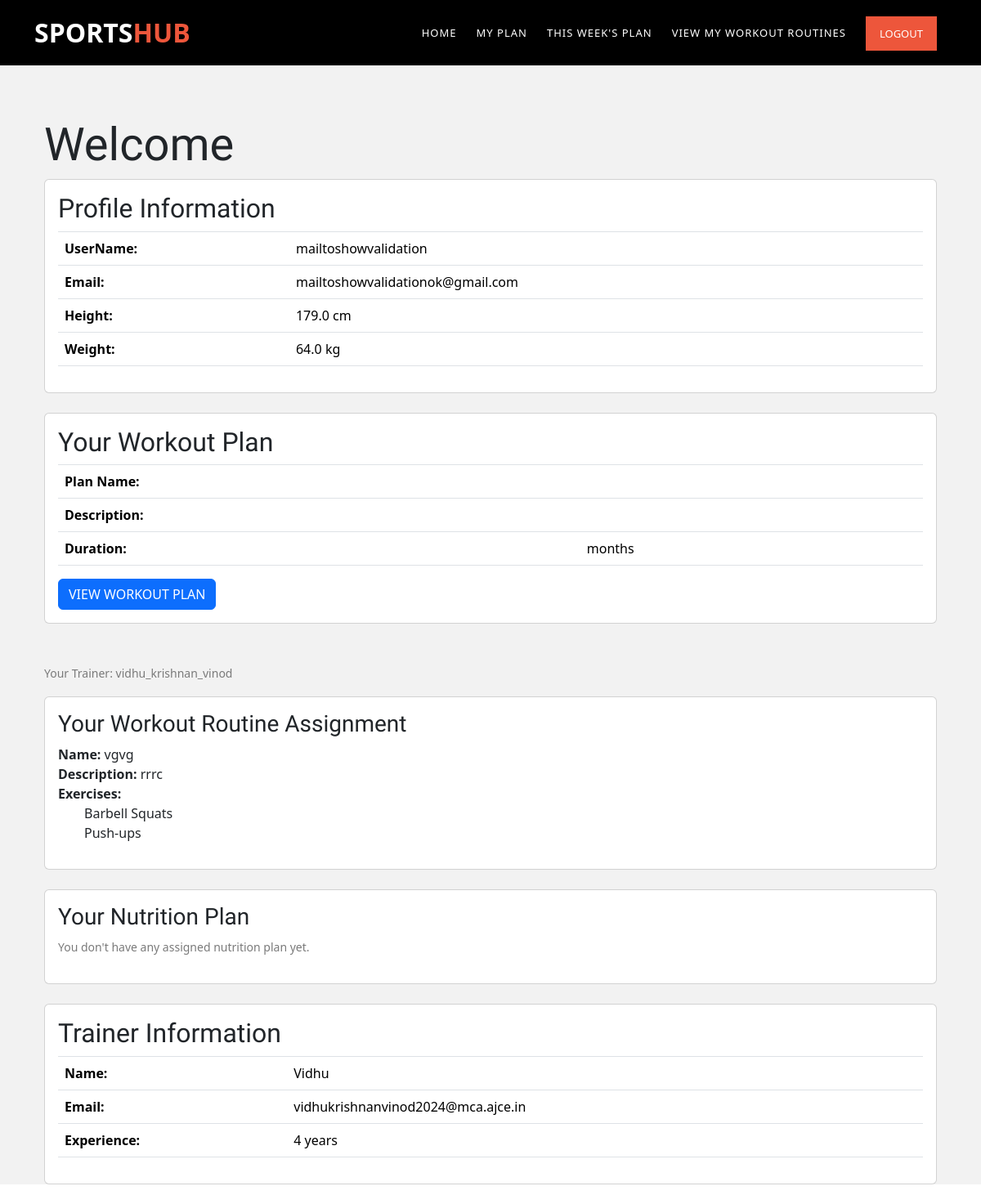
The app's page /members/fitness_user_dashboard/ (signed in), older data.
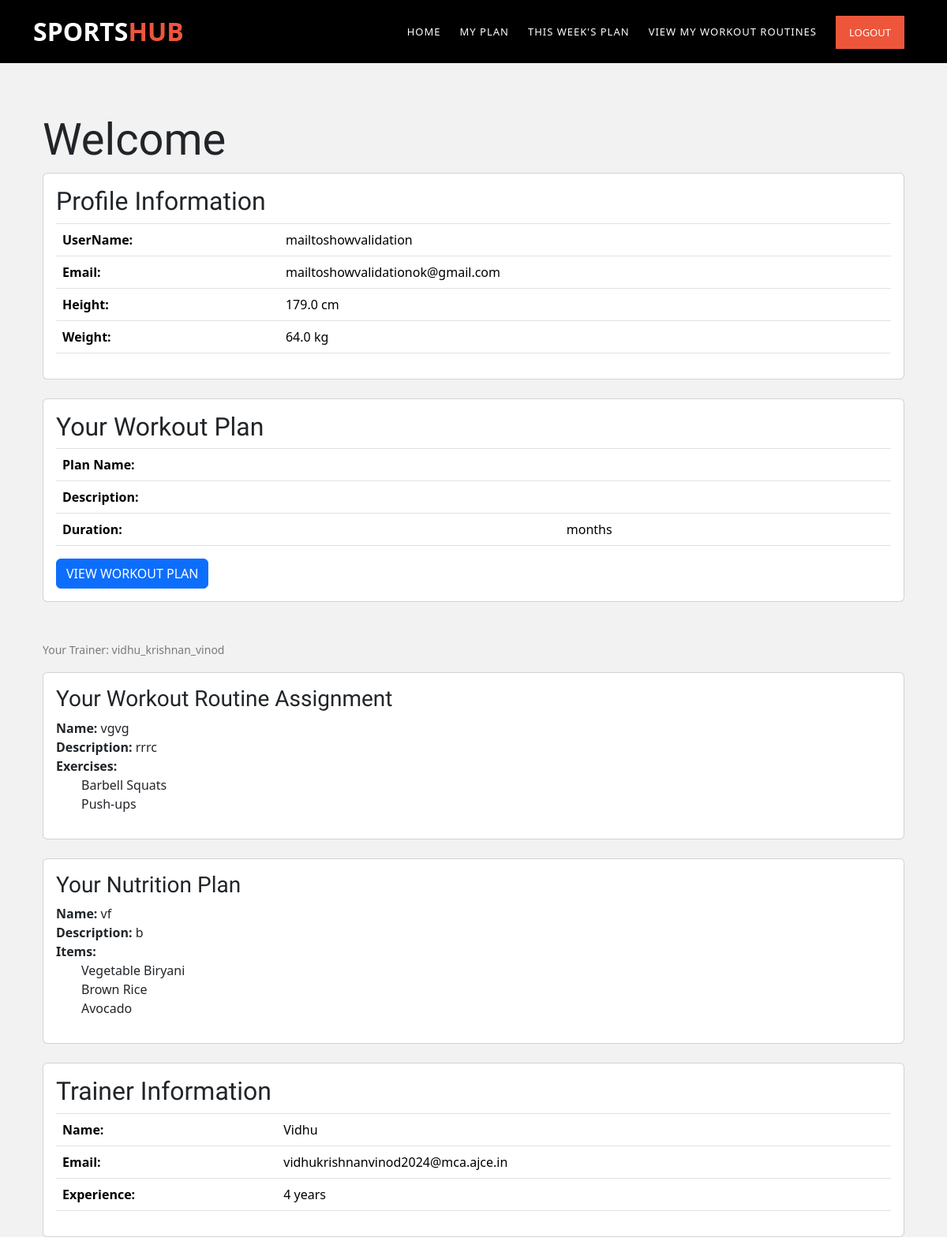
The same page, newer data.
### Training/models.py (models this page shows, shortened)
class Exercise(models.Model):
    name = models.CharField(max_length=255)
    description = models.TextField(blank=True, null=True)
    sets = models.PositiveIntegerField(default=3)
    reps = models.PositiveIntegerField(default=10)
    additional_info = models.TextField(blank=True, null=True)

class NutritionPlan(models.Model):
    name = models.CharField(max_length=255)
    description = models.TextField()
    items = models.ManyToManyField(Nutrition, related_name='nutrition_plans')
    creator_user = models.ForeignKey(FitnessUser, on_delete=models.CASCADE, null=True, blank=True)
    creator_trainer = models.ForeignKey(FitnessTrainer, on_delete=models.CASCADE, null=True, blank=True)
    def __str__(self):
        return self.name

class Nutrition(models.Model):
    name = models.CharField(max_length=255)
    description = models.TextField(blank=True, null=True)
    calories_per_serving = models.PositiveIntegerField()
    protein_per_serving = models.DecimalField(max_digits=5, decimal_places=2)
    carbohydrates_per_serving = models.DecimalField(max_digits=5, decimal_places=2)
    fat_per_serving = models.DecimalField(max_digits=5, decimal_places=2)
    serving_size = models.PositiveIntegerField(default=1)
    quantity = models.PositiveIntegerField(default=1)
    additional_info = models.TextField(blank=True, null=True)

### Members/views.py (the view)
# urls.py: path('fitness_user_dashboard/', views.fitness_user_dashboard, name='fitness_user_dashboard'),
def fitness_user_dashboard(request):
    logged_in_user = request.user  # Replace with your logic
    fitness_user = FitnessUser.objects.get(user=logged_in_user)
    trainer_connection = TrainerUserConnection.objects.filter(fitness_user=fitness_user, status='approved').first()
    trainer = trainer_connection.fitness_trainer if trainer_connection else None
    training_plan_assignments = WorkoutRoutine.objects.filter(creator_user=fitness_user).first()
    nutrition_plan = NutritionPlan.objects.filter(creator_user=fitness_user).first()
    context = {
        'fitness_user': fitness_user,
        'trainer': trainer,
        'training_plan_assignments': training_plan_assignments,
        'nutrition_plan': nutrition_plan,
    }
    print("Logged-in User:", logged_in_user)
    print("Fitness User:", fitness_user)
    print("Trainer:", trainer)
    print("Training Plan Assignments:", training_plan_assignments)
    print("Nutrition Plan:", nutrition_plan)
    return render(request, 'fu.html', context)

### Members/models.py (called while the page is built)
    def __str__(self):
        return self.user.username

    def __str__(self):
        return self.user.username

### Training/models.py (called while the page is built)
    def __str__(self):
        return self.name

### users/models.py (called while the page is built)
    def __str__(self):
        return self.username

### Members/templates/fu.html (shortened to what the changed rows need)
{% load static %}
{% load socialaccount %}
<!DOCTYPE html>
<html>
<head>
   <link rel="stylesheet" href="https://cdnjs.cloudflare.com/ajax/libs/font-awesome/5.15.3/css/all.min.css">
   <link rel="stylesheet" href="{% static 'fonts/icomoon/style.css' %}">
   <link rel="stylesheet" type="text/css" href="{% static 'assets/css/bootstrap.min.css' %}">
    <link rel="stylesheet" type="text/css" href="{% static 'assets/css/font-awesome.css' %}">
    <link rel="stylesheet" href="{% static 'assets/css/templatemo-training-studio.css' %}">
   <link rel="stylesheet" href="{% static 'css/bootstrap.min.css' %}">
   <link rel="stylesheet" href="{% static 'css/jquery-ui.css' %}">
   <link rel="stylesheet" href="{% static 'css/owl.carousel.min.css' %}">
   <link rel="stylesheet" href="{% static 'css/owl.theme.default.min.css' %}">
   <link rel="stylesheet" href="{% static 'css/owl.theme.default.min.css' %}">
   <link rel="stylesheet" href="{% static 'css/jquery.fancybox.min.css' %}">
   <link rel="stylesheet" href="{% static 'css/bootstrap-datepicker.css' %}">
   <link rel="stylesheet" href="{% static 'fonts/flaticon/font/flaticon.css' %}">
   <link rel="stylesheet" href="{% static 'css/aos.css' %}">
   <link href="{% static 'css/jquery.mb.YTPlayer.min.css' %}" media="all" rel="stylesheet" type="text/css">
   <link rel="stylesheet" href="{% static 'css/style.css' %}">
   <link rel="stylesheet" href="https://cdnjs.cloudflare.com/ajax/libs/font-awesome/5.15.3/css/all.min.css">
   <link rel="stylesheet" href="https://cdnjs.cloudflare.com/ajax/libs/font-awesome/5.15.3/css/all.min.css">
   <link href="https://cdn.jsdelivr.net/npm/bootstrap@5.3.1/dist/css/bootstrap.min.css" rel="stylesheet"
>
</head>
    <div class="container mt-4">
      <br>
      <br>
      <br>
        {% block content %}
        <div class="container mt-5">
            <h1 class="display-4">Welcome</h1>
            <div class="card mb-4">
                <div class="card-body">
                    <h2 class="card-title">Profile Information</h2>
                    <table class="table">
                        <tr>
                            <th>UserName:</th>
                        </tr>
                        <tr>
                            <th>Email:</th>
                        </tr>
                        <tr>
                            <th>Height:</th>
                        </tr>
                        <tr>
                            <th>Weight:</th>
                        </tr>
                    </table>
                </div>
            </div>
            <div class="card mb-4">
                <div class="card-body">
                    <h2 class="card-title">Your Workout Plan</h2>
                    <table class="table">
                        {% if training_plan_assignments %}
                            {% with assignment=training_plan_assignments.0.plan %}
                                <tr>
                                    <th>Plan Name:</th>
                                </tr>
                                <tr>
                                    <th>Description:</th>
                                </tr>
                                <tr>
                                    <th>Duration:</th>
                                </tr>
                            {% endwith %}
                        {% else %}
                            <tr>
                                <td colspan="2">You do not have an assigned workout plan at the moment.</td>
                            </tr>
                        {% endif %}
                    </table>
                </div>
            </div>
            <BR>
                <div class="card mb-4">
                    <div class="card-body">
                        {% if training_plan_assignments %}
                            <strong>Name:</strong> {{ training_plan_assignments.name }}<br>
                            <strong>Description:</strong> {{ training_plan_assignments.description }}<br>
                            <ul>
                                {% for exercise in training_plan_assignments.exercises.all %}
                                    <li>{{ exercise.name }}</li>
                                {% endfor %}
                            </ul>
                        {% else %}
                            <p>You don't have any workout routine assignments yet.</p>
                        {% endif %}
                    </div>
                </div>
                <div class="card mb-4">
                    <div class="card-body">
                        <h3 class="card-title">Your Nutrition Plan</h3>
                        {% if nutrition_plan %}
                            <strong>Name:</strong> {{ nutrition_plan.name }}<br>
                            <strong>Description:</strong> {{ nutrition_plan.description }}<br>
                            <strong>Items:</strong>
                            <ul>
                                {% for item in nutrition_plan.items.all %}
                                    <li>{{ item.name }}</li>
                                {% endfor %}
                            </ul>
                        {% else %}
                            <p>You don't have any assigned nutrition plan yet.</p>
                        {% endif %}
                    </div>
                </div>
            <div class="card mb-4">
                <div class="card-body">
                    <h2 class="card-title">Trainer Information</h2>
                    {% if trainer %}
                        <table class="table ">
                            <tr>
                                <th>Name:</th>
                            </tr>
                            <tr>
                                <th>Email:</th>
                            </tr>
                            <tr>
                                <th>Experience:</th>
                            </tr>
                        </table>
                    {% else %}
                        <p><em>You do not have a connected trainer at the moment.</em></p>
                    {% endif %}
                </div>
            </div>
        </div>
        {% endblock %}
    </div>
</body>
</html>

Row changes from the older to the newer data that the page shows:
added NutritionPlan: name "vf", description "b"
now on this page (row unchanged): Nutrition: name "Vegetable Biryani"
now on this page (row unchanged): Nutrition: name "Brown Rice"
now on this page (row unchanged): Nutrition: name "Avocado"
Text that changed along with them:
text no longer shown: "You don't have any assigned nutrition plan yet."
text now shown: "Name: Description: Items:"
